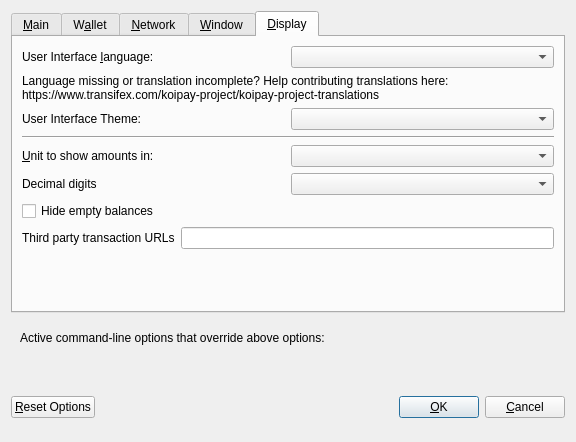
<?xml version="1.0" encoding="UTF-8"?>
<ui version="4.0">
 <class>OptionsDialog</class>
 <widget class="QDialog" name="OptionsDialog">
  <property name="geometry">
   <rect>
    <x>0</x>
    <y>0</y>
    <width>576</width>
    <height>442</height>
   </rect>
  </property>
  <property name="windowTitle">
   <string>Options</string>
  </property>
  <property name="modal">
   <bool>true</bool>
  </property>
  <layout class="QVBoxLayout" name="verticalLayout">
   <item>
    <widget class="QTabWidget" name="tabWidget">
     <property name="currentIndex">
      <number>4</number>
     </property>
     <widget class="QWidget" name="tabMain">
      <attribute name="title">
       <string>&amp;Main</string>
      </attribute>
      <layout class="QVBoxLayout" name="verticalLayout_Main">
       <item>
        <widget class="QCheckBox" name="bitcoinAtStartup">
         <property name="toolTip">
          <string>Automatically start KoiPay after logging in to the system.</string>
         </property>
         <property name="text">
          <string>&amp;Start KoiPay on system login</string>
         </property>
        </widget>
       </item>
       <item>
        <layout class="QHBoxLayout" name="horizontalLayout_2_Main">
         <item>
          <widget class="QLabel" name="databaseCacheLabel">
           <property name="text">
            <string>Size of &amp;database cache</string>
           </property>
           <property name="textFormat">
            <enum>Qt::PlainText</enum>
           </property>
           <property name="buddy">
            <cstring>databaseCache</cstring>
           </property>
          </widget>
         </item>
         <item>
          <widget class="QSpinBox" name="databaseCache"/>
         </item>
         <item>
          <widget class="QLabel" name="databaseCacheUnitLabel">
           <property name="text">
            <string>MB</string>
           </property>
           <property name="textFormat">
            <enum>Qt::PlainText</enum>
           </property>
          </widget>
         </item>
         <item>
          <spacer name="horizontalSpacer_2_Main">
           <property name="orientation">
            <enum>Qt::Horizontal</enum>
           </property>
           <property name="sizeHint" stdset="0">
            <size>
             <width>40</width>
             <height>20</height>
            </size>
           </property>
          </spacer>
         </item>
        </layout>
       </item>
       <item>
        <layout class="QHBoxLayout" name="horizontalLayout_3_Main">
         <item>
          <widget class="QLabel" name="threadsScriptVerifLabel">
           <property name="text">
            <string>Number of script &amp;verification threads</string>
           </property>
           <property name="textFormat">
            <enum>Qt::PlainText</enum>
           </property>
           <property name="buddy">
            <cstring>threadsScriptVerif</cstring>
           </property>
          </widget>
         </item>
         <item>
          <widget class="QSpinBox" name="threadsScriptVerif">
           <property name="toolTip">
            <string>(0 = auto, &lt;0 = leave that many cores free)</string>
           </property>
          </widget>
         </item>
         <item>
          <spacer name="horizontalSpacer_3_Main">
           <property name="orientation">
            <enum>Qt::Horizontal</enum>
           </property>
           <property name="sizeHint" stdset="0">
            <size>
             <width>40</width>
             <height>20</height>
            </size>
           </property>
          </spacer>
         </item>
        </layout>
       </item>
       <item>
        <spacer name="verticalSpacer_2">
         <property name="orientation">
          <enum>Qt::Vertical</enum>
         </property>
         <property name="sizeHint" stdset="0">
          <size>
           <width>20</width>
           <height>40</height>
          </size>
         </property>
        </spacer>
       </item>
      </layout>
     </widget>
     <widget class="QWidget" name="tabWallet">
      <attribute name="title">
       <string>W&amp;allet</string>
      </attribute>
      <layout class="QVBoxLayout" name="verticalLayout_Wallet">
       <item>
        <layout class="QHBoxLayout" name="horizontalLayout_2_Wallet">
         <item>
          <widget class="QLabel" name="labelStakeSplitThresholdText">
           <property name="text">
            <string>Stake split threshold:</string>
           </property>
          </widget>
         </item>
         <item>
          <widget class="QSpinBox" name="spinBoxStakeSplitThreshold">
           <property name="minimum">
            <number>1</number>
           </property>
           <property name="maximum">
            <number>999999</number>
           </property>
          </widget>
         </item>
        </layout>
       </item>
       <item>
        <widget class="QGroupBox" name="groupBox">
         <property name="title">
          <string>Expert</string>
         </property>
         <layout class="QVBoxLayout" name="verticalLayout_2">
          <item>
           <widget class="QCheckBox" name="coinControlFeatures">
            <property name="toolTip">
             <string>Whether to show coin control features or not.</string>
            </property>
            <property name="text">
             <string>Enable coin &amp;control features</string>
            </property>
           </widget>
          </item>
          <item>
           <widget class="QCheckBox" name="showMasternodesTab">
            <property name="toolTip">
             <string>Show additional tab listing all your masternodes in first sub-tab&lt;br/&gt;and all masternodes on the network in second sub-tab.</string>
            </property>
            <property name="text">
             <string>Show Masternodes Tab</string>
            </property>
           </widget>
          </item>
          <item>
           <widget class="QCheckBox" name="spendZeroConfChange">
            <property name="toolTip">
             <string>If you disable the spending of unconfirmed change, the change from a transaction&lt;br/&gt;cannot be used until that transaction has at least one confirmation.&lt;br/&gt;This also affects how your balance is computed.</string>
            </property>
            <property name="text">
             <string>&amp;Spend unconfirmed change</string>
            </property>
           </widget>
          </item>
         </layout>
        </widget>
       </item>
       <item>
        <spacer name="verticalSpacer_Wallet">
         <property name="orientation">
          <enum>Qt::Vertical</enum>
         </property>
         <property name="sizeHint" stdset="0">
          <size>
           <width>20</width>
           <height>40</height>
          </size>
         </property>
        </spacer>
       </item>
      </layout>
     </widget>
     <widget class="QWidget" name="tabNetwork">
      <attribute name="title">
       <string>&amp;Network</string>
      </attribute>
      <layout class="QVBoxLayout" name="verticalLayout_Network">
       <item>
        <widget class="QCheckBox" name="mapPortUpnp">
         <property name="toolTip">
          <string>Automatically open the KoiPay client port on the router. This only works when your router supports UPnP and it is enabled.</string>
         </property>
         <property name="text">
          <string>Map port using &amp;UPnP</string>
         </property>
        </widget>
       </item>
       <item>
        <widget class="QCheckBox" name="allowIncoming">
         <property name="toolTip">
          <string>Accept connections from outside</string>
         </property>
         <property name="text">
          <string>Allow incoming connections</string>
         </property>
        </widget>
       </item>
       <item>
        <widget class="QCheckBox" name="connectSocks">
         <property name="toolTip">
          <string>Connect to the KoiPay network through a SOCKS5 proxy.</string>
         </property>
         <property name="text">
          <string>&amp;Connect through SOCKS5 proxy (default proxy):</string>
         </property>
        </widget>
       </item>
       <item>
        <layout class="QHBoxLayout" name="horizontalLayout_1_Network">
         <item>
          <widget class="QLabel" name="proxyIpLabel">
           <property name="text">
            <string>Proxy &amp;IP:</string>
           </property>
           <property name="textFormat">
            <enum>Qt::PlainText</enum>
           </property>
           <property name="buddy">
            <cstring>proxyIp</cstring>
           </property>
          </widget>
         </item>
         <item>
          <widget class="QValidatedLineEdit" name="proxyIp">
           <property name="minimumSize">
            <size>
             <width>140</width>
             <height>0</height>
            </size>
           </property>
           <property name="maximumSize">
            <size>
             <width>140</width>
             <height>16777215</height>
            </size>
           </property>
           <property name="toolTip">
            <string>IP address of the proxy (e.g. IPv4: 127.0.0.1 / IPv6: ::1)</string>
           </property>
          </widget>
         </item>
         <item>
          <widget class="QLabel" name="proxyPortLabel">
           <property name="text">
            <string>&amp;Port:</string>
           </property>
           <property name="textFormat">
            <enum>Qt::PlainText</enum>
           </property>
           <property name="buddy">
            <cstring>proxyPort</cstring>
           </property>
          </widget>
         </item>
         <item>
          <widget class="QLineEdit" name="proxyPort">
           <property name="minimumSize">
            <size>
             <width>55</width>
             <height>0</height>
            </size>
           </property>
           <property name="maximumSize">
            <size>
             <width>55</width>
             <height>16777215</height>
            </size>
           </property>
           <property name="toolTip">
            <string>Port of the proxy (e.g. 9050)</string>
           </property>
          </widget>
         </item>
         <item>
          <spacer name="horizontalSpacer_1_Network">
           <property name="orientation">
            <enum>Qt::Horizontal</enum>
           </property>
           <property name="sizeHint" stdset="0">
            <size>
             <width>40</width>
             <height>20</height>
            </size>
           </property>
          </spacer>
         </item>
        </layout>
       </item>
       <item>
        <spacer name="verticalSpacer_Network">
         <property name="orientation">
          <enum>Qt::Vertical</enum>
         </property>
         <property name="sizeHint" stdset="0">
          <size>
           <width>20</width>
           <height>40</height>
          </size>
         </property>
        </spacer>
       </item>
      </layout>
     </widget>
     <widget class="QWidget" name="tabWindow">
      <attribute name="title">
       <string>&amp;Window</string>
      </attribute>
      <layout class="QVBoxLayout" name="verticalLayout_Window">
       <item>
        <widget class="QCheckBox" name="minimizeToTray">
         <property name="toolTip">
          <string>Show only a tray icon after minimizing the window.</string>
         </property>
         <property name="text">
          <string>&amp;Minimize to the tray instead of the taskbar</string>
         </property>
        </widget>
       </item>
       <item>
        <widget class="QCheckBox" name="minimizeOnClose">
         <property name="toolTip">
          <string>Minimize instead of exit the application when the window is closed. When this option is enabled, the application will be closed only after selecting Quit in the menu.</string>
         </property>
         <property name="text">
          <string>M&amp;inimize on close</string>
         </property>
        </widget>
       </item>
       <item>
        <spacer name="verticalSpacer_Window">
         <property name="orientation">
          <enum>Qt::Vertical</enum>
         </property>
         <property name="sizeHint" stdset="0">
          <size>
           <width>20</width>
           <height>40</height>
          </size>
         </property>
        </spacer>
       </item>
      </layout>
     </widget>
     <widget class="QWidget" name="tabDisplay">
      <attribute name="title">
       <string>&amp;Display</string>
      </attribute>
      <layout class="QVBoxLayout" name="verticalLayout_Display">
       <item>
        <layout class="QHBoxLayout" name="horizontalLayout_1_Display">
         <item>
          <widget class="QLabel" name="langLabel">
           <property name="text">
            <string>User Interface &amp;language:</string>
           </property>
           <property name="textFormat">
            <enum>Qt::PlainText</enum>
           </property>
           <property name="buddy">
            <cstring>lang</cstring>
           </property>
          </widget>
         </item>
         <item>
          <widget class="QValueComboBox" name="lang">
           <property name="toolTip">
            <string>The user interface language can be set here. This setting will take effect after restarting KoiPay.</string>
           </property>
          </widget>
         </item>
        </layout>
       </item>
       <item>
        <widget class="QLabel" name="label_3">
         <property name="toolTip">
          <string notr="true"/>
         </property>
         <property name="statusTip">
          <string notr="true"/>
         </property>
         <property name="whatsThis">
          <string notr="true"/>
         </property>
         <property name="accessibleName">
          <string notr="true"/>
         </property>
         <property name="text">
          <string>Language missing or translation incomplete? Help contributing translations here:
https://www.transifex.com/koipay-project/koipay-project-translations</string>
         </property>
         <property name="wordWrap">
          <bool>true</bool>
         </property>
         <property name="openExternalLinks">
          <bool>true</bool>
         </property>
         <property name="textInteractionFlags">
          <set>Qt::TextBrowserInteraction</set>
         </property>
        </widget>
       </item>
       <item>
        <layout class="QHBoxLayout" name="horizontalLayout_4_Display" stretch="0,0">
         <item>
          <widget class="QLabel" name="themeLabel">
           <property name="text">
            <string>User Interface Theme:</string>
           </property>
          </widget>
         </item>
         <item>
          <widget class="QValueComboBox" name="theme"/>
         </item>
        </layout>
       </item>
       <item>
        <widget class="Line" name="line">
         <property name="orientation">
          <enum>Qt::Horizontal</enum>
         </property>
        </widget>
       </item>
       <item>
        <layout class="QHBoxLayout" name="horizontalLayout_2_Display">
         <item>
          <widget class="QLabel" name="unitLabel">
           <property name="text">
            <string>&amp;Unit to show amounts in:</string>
           </property>
           <property name="textFormat">
            <enum>Qt::PlainText</enum>
           </property>
           <property name="buddy">
            <cstring>unit</cstring>
           </property>
          </widget>
         </item>
         <item>
          <widget class="QValueComboBox" name="unit">
           <property name="toolTip">
            <string>Choose the default subdivision unit to show in the interface and when sending coins.</string>
           </property>
          </widget>
         </item>
        </layout>
       </item>
       <item>
        <layout class="QHBoxLayout" name="horizontalLayout_5_Display">
         <item>
          <widget class="QLabel" name="digitsLabel">
           <property name="text">
            <string>Decimal digits</string>
           </property>
          </widget>
         </item>
         <item>
          <widget class="QValueComboBox" name="digits"/>
         </item>
        </layout>
       </item>
       <item>
        <widget class="QCheckBox" name="checkBoxHideZeroBalances">
         <property name="toolTip">
          <string>Hide empty balances</string>
         </property>
         <property name="layoutDirection">
          <enum>Qt::LeftToRight</enum>
         </property>
         <property name="text">
          <string>Hide empty balances</string>
         </property>
        </widget>
       </item>
       <item>
        <layout class="QHBoxLayout" name="horizontalLayout_3_Display">
         <item>
          <widget class="QLabel" name="thirdPartyTxUrlsLabel">
           <property name="toolTip">
            <string>Third party URLs (e.g. a block explorer) that appear in the transactions tab as context menu items. %s in the URL is replaced by transaction hash. Multiple URLs are separated by vertical bar |.</string>
           </property>
           <property name="text">
            <string>Third party transaction URLs</string>
           </property>
           <property name="buddy">
            <cstring>thirdPartyTxUrls</cstring>
           </property>
          </widget>
         </item>
         <item>
          <widget class="QLineEdit" name="thirdPartyTxUrls">
           <property name="toolTip">
            <string>Third party URLs (e.g. a block explorer) that appear in the transactions tab as context menu items. %s in the URL is replaced by transaction hash. Multiple URLs are separated by vertical bar |.</string>
           </property>
          </widget>
         </item>
        </layout>
       </item>
       <item>
        <spacer name="verticalSpacer">
         <property name="orientation">
          <enum>Qt::Vertical</enum>
         </property>
         <property name="sizeHint" stdset="0">
          <size>
           <width>20</width>
           <height>40</height>
          </size>
         </property>
        </spacer>
       </item>
      </layout>
     </widget>
    </widget>
   </item>
   <item>
    <widget class="QFrame" name="frame">
     <layout class="QVBoxLayout" name="verticalLayout_Bottom">
      <item>
       <layout class="QHBoxLayout" name="horizontalLayout_Bottom">
        <item>
         <widget class="QLabel" name="overriddenByCommandLineInfoLabel">
          <property name="text">
           <string>Active command-line options that override above options:</string>
          </property>
          <property name="textFormat">
           <enum>Qt::PlainText</enum>
          </property>
         </widget>
        </item>
        <item>
         <spacer name="horizontalSpacer_Bottom">
          <property name="orientation">
           <enum>Qt::Horizontal</enum>
          </property>
          <property name="sizeHint" stdset="0">
           <size>
            <width>40</width>
            <height>20</height>
           </size>
          </property>
         </spacer>
        </item>
       </layout>
      </item>
      <item>
       <widget class="QLabel" name="overriddenByCommandLineLabel">
        <property name="text">
         <string/>
        </property>
        <property name="textFormat">
         <enum>Qt::PlainText</enum>
        </property>
        <property name="wordWrap">
         <bool>true</bool>
        </property>
       </widget>
      </item>
     </layout>
    </widget>
   </item>
   <item>
    <layout class="QHBoxLayout" name="horizontalLayout_Buttons">
     <item>
      <widget class="QPushButton" name="resetButton">
       <property name="toolTip">
        <string>Reset all client options to default.</string>
       </property>
       <property name="text">
        <string>&amp;Reset Options</string>
       </property>
       <property name="autoDefault">
        <bool>false</bool>
       </property>
      </widget>
     </item>
     <item>
      <spacer name="horizontalSpacer_1">
       <property name="orientation">
        <enum>Qt::Horizontal</enum>
       </property>
       <property name="sizeHint" stdset="0">
        <size>
         <width>40</width>
         <height>48</height>
        </size>
       </property>
      </spacer>
     </item>
     <item>
      <widget class="QLabel" name="statusLabel">
       <property name="minimumSize">
        <size>
         <width>200</width>
         <height>0</height>
        </size>
       </property>
       <property name="font">
        <font>
         <weight>75</weight>
         <bold>true</bold>
        </font>
       </property>
       <property name="text">
        <string/>
       </property>
       <property name="textFormat">
        <enum>Qt::PlainText</enum>
       </property>
       <property name="wordWrap">
        <bool>true</bool>
       </property>
      </widget>
     </item>
     <item>
      <spacer name="horizontalSpacer_2">
       <property name="orientation">
        <enum>Qt::Horizontal</enum>
       </property>
       <property name="sizeHint" stdset="0">
        <size>
         <width>40</width>
         <height>48</height>
        </size>
       </property>
      </spacer>
     </item>
     <item>
      <widget class="QPushButton" name="okButton">
       <property name="text">
        <string>&amp;OK</string>
       </property>
       <property name="autoDefault">
        <bool>false</bool>
       </property>
       <property name="default">
        <bool>true</bool>
       </property>
      </widget>
     </item>
     <item>
      <widget class="QPushButton" name="cancelButton">
       <property name="text">
        <string>&amp;Cancel</string>
       </property>
       <property name="autoDefault">
        <bool>false</bool>
       </property>
      </widget>
     </item>
    </layout>
   </item>
  </layout>
 </widget>
 <customwidgets>
  <customwidget>
   <class>QValidatedLineEdit</class>
   <extends>QLineEdit</extends>
   <header>qvalidatedlineedit.h</header>
  </customwidget>
  <customwidget>
   <class>QValueComboBox</class>
   <extends>QComboBox</extends>
   <header>qvaluecombobox.h</header>
  </customwidget>
 </customwidgets>
 <resources/>
 <connections/>
</ui>
